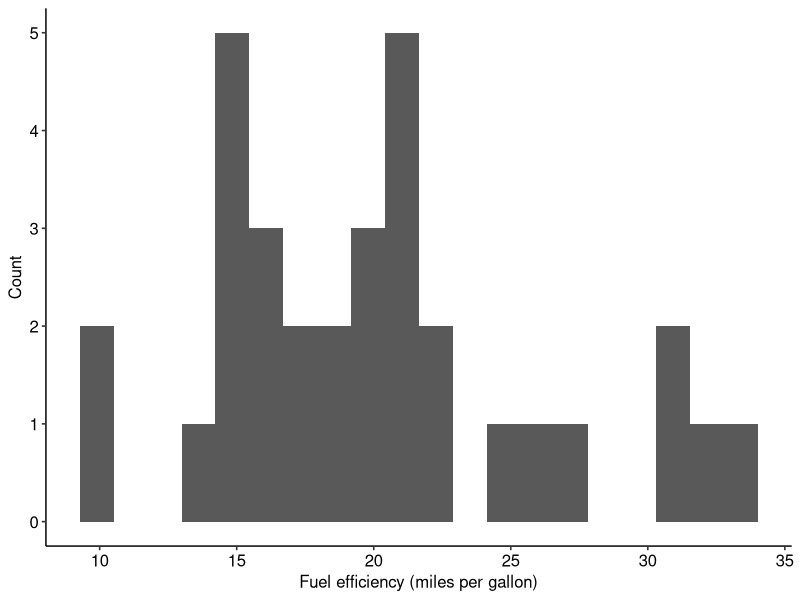
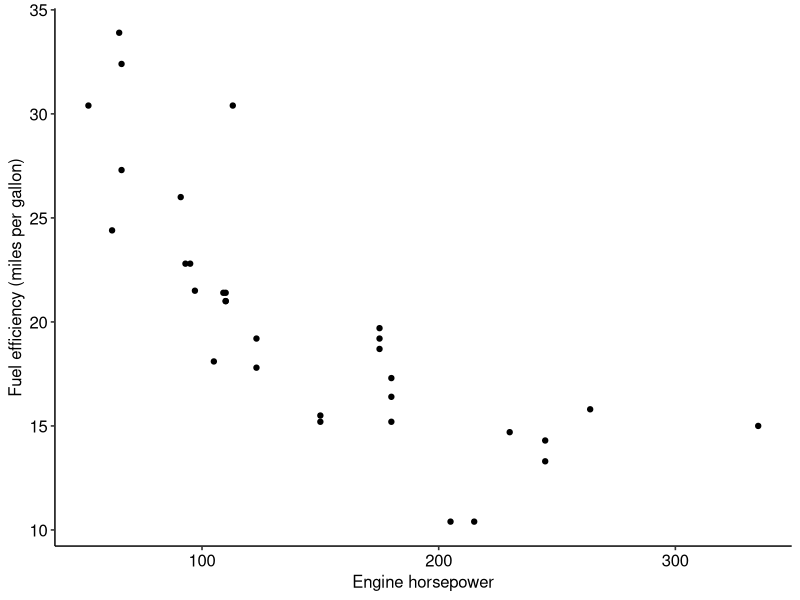

Here is the R script that generated these plots, in order:
## ---- chunk 1
library(tidyverse)
library(ggpubr)
theme_set(theme_pubr())
knitr::opts_chunk$set(echo = FALSE)

## ---- chunk 2
mtcars |> 
  ggplot(aes(mpg)) + 
  geom_histogram(bins = 20) +
  scale_x_continuous("Fuel efficiency (miles per gallon)") + 
  scale_y_continuous("Count")
## ---- chunk 3
mtcars |> 
  ggplot(aes(hp, mpg)) + 
  geom_point() + 
  scale_x_continuous("Engine horsepower") +
  scale_y_continuous("Fuel efficiency (miles per gallon)") 
